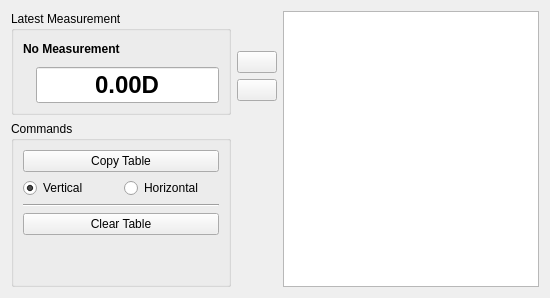
      <widget class="QWidget" name="tabMeasurement">
       <attribute name="title">
        <string>Measurement</string>
       </attribute>
       <layout class="QHBoxLayout" name="horizontalLayout_10" stretch="0,0,1">
        <item>
         <layout class="QVBoxLayout" name="verticalLayout_13">
          <item>
           <widget class="QGroupBox" name="measResultGroupBox">
            <property name="sizePolicy">
             <sizepolicy hsizetype="Fixed" vsizetype="Preferred">
              <horstretch>0</horstretch>
              <verstretch>0</verstretch>
             </sizepolicy>
            </property>
            <property name="maximumSize">
             <size>
              <width>220</width>
              <height>16777215</height>
             </size>
            </property>
            <property name="title">
             <string>Latest Measurement</string>
            </property>
            <layout class="QVBoxLayout" name="verticalLayout_11">
             <property name="topMargin">
              <number>6</number>
             </property>
             <item>
              <layout class="QHBoxLayout" name="horizontalLayout">
               <property name="topMargin">
                <number>0</number>
               </property>
               <item>
                <widget class="QLabel" name="readingTypeNameLabel">
                 <property name="font">
                  <font>
                   <bold>true</bold>
                  </font>
                 </property>
                 <property name="text">
                  <string>No Measurement</string>
                 </property>
                </widget>
               </item>
               <item>
                <spacer name="horizontalSpacer_7">
                 <property name="orientation">
                  <enum>Qt::Horizontal</enum>
                 </property>
                 <property name="sizeHint" stdset="0">
                  <size>
                   <width>40</width>
                   <height>20</height>
                  </size>
                 </property>
                </spacer>
               </item>
               <item>
                <widget class="QLabel" name="zeroIndicatorLabel">
                 <property name="enabled">
                  <bool>true</bool>
                 </property>
                 <property name="minimumSize">
                  <size>
                   <width>24</width>
                   <height>24</height>
                  </size>
                 </property>
                 <property name="text">
                  <string notr="true"/>
                 </property>
                 <property name="pixmap">
                  <pixmap resource="../assets/densitometer.qrc">:/images/zero-set-indicator.png</pixmap>
                 </property>
                 <property name="scaledContents">
                  <bool>false</bool>
                 </property>
                </widget>
               </item>
              </layout>
             </item>
             <item>
              <layout class="QHBoxLayout" name="horizontalLayout_9">
               <item>
                <widget class="QLabel" name="readingTypeLogoLabel">
                 <property name="text">
                  <string notr="true"/>
                 </property>
                 <property name="pixmap">
                  <pixmap resource="../assets/densitometer.qrc">:/images/reflection-icon.png</pixmap>
                 </property>
                 <property name="alignment">
                  <set>Qt::AlignCenter</set>
                 </property>
                </widget>
               </item>
               <item>
                <widget class="QLineEdit" name="readingValueLineEdit">
                 <property name="sizePolicy">
                  <sizepolicy hsizetype="Expanding" vsizetype="Fixed">
                   <horstretch>0</horstretch>
                   <verstretch>0</verstretch>
                  </sizepolicy>
                 </property>
                 <property name="font">
                  <font>
                   <pointsize>18</pointsize>
                   <bold>true</bold>
                  </font>
                 </property>
                 <property name="text">
                  <string notr="true">0.00D</string>
                 </property>
                 <property name="alignment">
                  <set>Qt::AlignCenter</set>
                 </property>
                 <property name="readOnly">
                  <bool>true</bool>
                 </property>
                </widget>
               </item>
              </layout>
             </item>
            </layout>
           </widget>
          </item>
          <item>
           <layout class="QHBoxLayout" name="horizontalLayout_11">
            <item>
             <widget class="QGroupBox" name="measCommandGroupBox">
              <property name="title">
               <string>Commands</string>
              </property>
              <layout class="QVBoxLayout" name="verticalLayout_12">
               <item>
                <widget class="QPushButton" name="copyTablePushButton">
                 <property name="text">
                  <string>Copy Table</string>
                 </property>
                </widget>
               </item>
               <item>
                <layout class="QHBoxLayout" name="horizontalLayout_12">
                 <item>
                  <widget class="QRadioButton" name="vertCopyRadioButton">
                   <property name="text">
                    <string>Vertical</string>
                   </property>
                   <property name="checked">
                    <bool>true</bool>
                   </property>
                   <attribute name="buttonGroup">
                    <string notr="true">copyDirButtonGroup</string>
                   </attribute>
                  </widget>
                 </item>
                 <item>
                  <widget class="QRadioButton" name="horizCopyRadioButton">
                   <property name="text">
                    <string>Horizontal</string>
                   </property>
                   <attribute name="buttonGroup">
                    <string notr="true">copyDirButtonGroup</string>
                   </attribute>
                  </widget>
                 </item>
                </layout>
               </item>
               <item>
                <widget class="Line" name="line">
                 <property name="orientation">
                  <enum>Qt::Horizontal</enum>
                 </property>
                </widget>
               </item>
               <item>
                <widget class="QPushButton" name="clearTablePushButton">
                 <property name="text">
                  <string>Clear Table</string>
                 </property>
                </widget>
               </item>
               <item>
                <spacer name="verticalSpacer_9">
                 <property name="orientation">
                  <enum>Qt::Vertical</enum>
                 </property>
                 <property name="sizeHint" stdset="0">
                  <size>
                   <width>20</width>
                   <height>40</height>
                  </size>
                 </property>
                </spacer>
               </item>
              </layout>
             </widget>
            </item>
           </layout>
          </item>
         </layout>
        </item>
        <item>
         <layout class="QVBoxLayout" name="verticalLayout_4" stretch="0,0,0,1">
          <item>
           <spacer name="verticalSpacer_8">
            <property name="orientation">
             <enum>Qt::Vertical</enum>
            </property>
            <property name="sizeHint" stdset="0">
             <size>
              <width>20</width>
              <height>40</height>
             </size>
            </property>
           </spacer>
          </item>
          <item>
           <widget class="QPushButton" name="autoAddPushButton">
            <property name="text">
             <string/>
            </property>
            <property name="icon">
             <iconset resource="../assets/densitometer.qrc">
              <normaloff>:/images/media-record.png</normaloff>:/images/media-record.png</iconset>
            </property>
            <property name="checkable">
             <bool>true</bool>
            </property>
            <property name="checked">
             <bool>false</bool>
            </property>
            <property name="flat">
             <bool>false</bool>
            </property>
           </widget>
          </item>
          <item>
           <widget class="QPushButton" name="addReadingPushButton">
            <property name="text">
             <string/>
            </property>
            <property name="icon">
             <iconset resource="../assets/densitometer.qrc">
              <normaloff>:/images/go-next.png</normaloff>:/images/go-next.png</iconset>
            </property>
           </widget>
          </item>
          <item>
           <spacer name="verticalSpacer_5">
            <property name="orientation">
             <enum>Qt::Vertical</enum>
            </property>
            <property name="sizeHint" stdset="0">
             <size>
              <width>20</width>
              <height>40</height>
             </size>
            </property>
           </spacer>
          </item>
         </layout>
        </item>
        <item>
         <widget class="QTableView" name="measTableView"/>
        </item>
       </layout>
      </widget>
